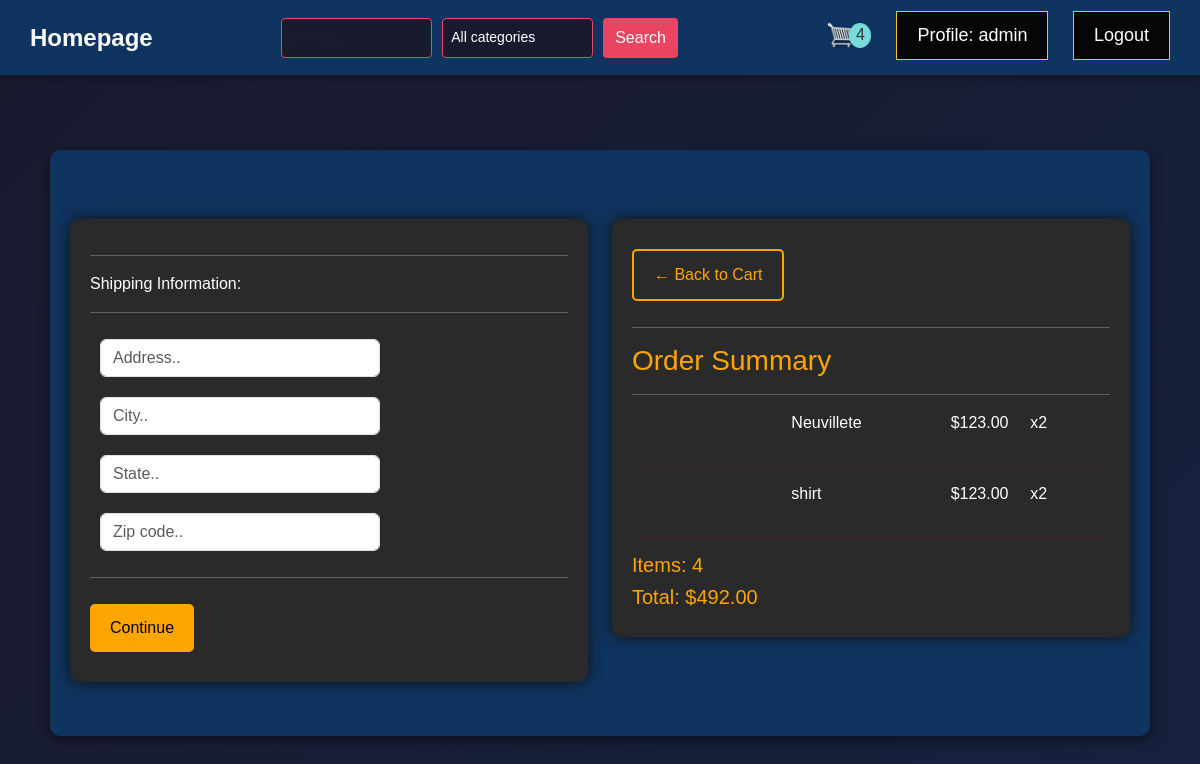
Before: /checkout/ (signed in) with the older database file.
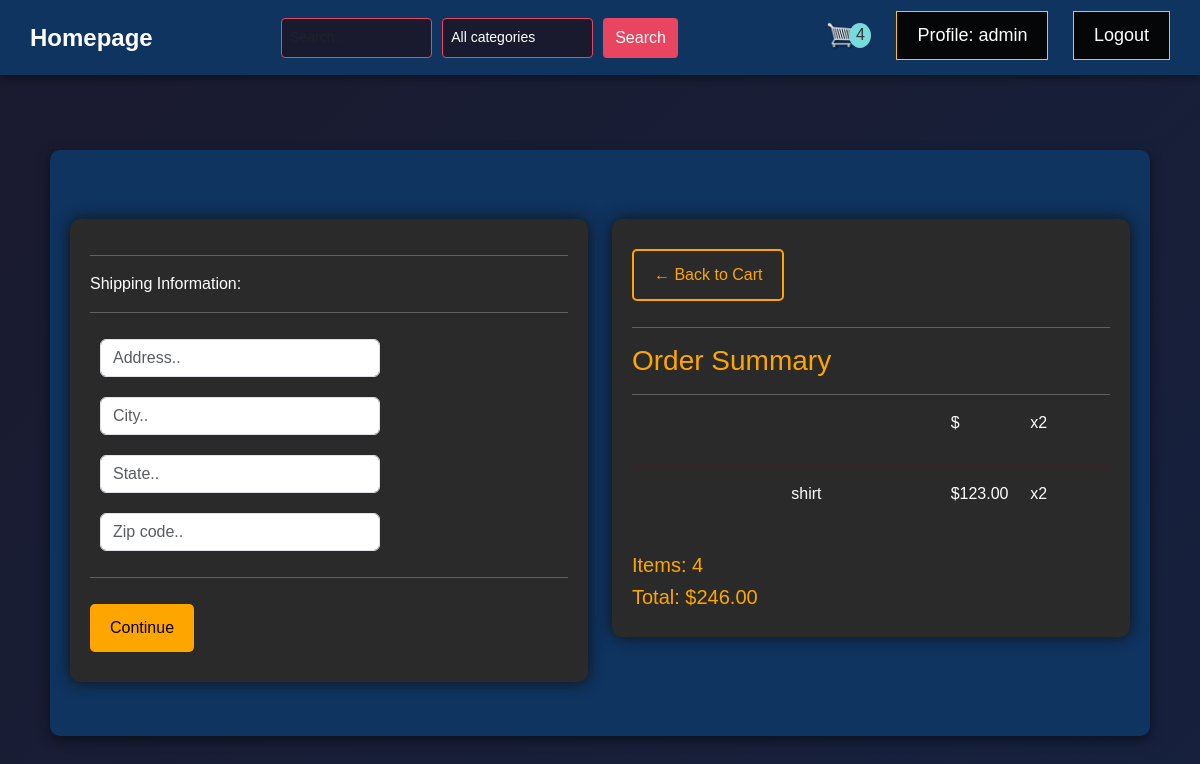
After: the same page with the newer database file.
### store/models.py (models this page shows, shortened)
class OrderItem(models.Model):
	product = models.ForeignKey(Product, on_delete=models.SET_NULL, null=True, default=None)
	order = models.ForeignKey(Order, on_delete=models.SET_NULL, null=True)
	quantity = models.IntegerField(default=0, null=True, blank=True)
	date_added = models.DateTimeField(auto_now_add=True)
	@property
	def get_total(self):
		if self.product is not None:
			total = self.product.price * self.quantity
			return total
		else:
			return 0

class Product(models.Model):
	name = models.CharField(max_length=200)
	price = models.DecimalField(max_digits=10, decimal_places=2)
	image = models.ImageField(upload_to='products/')
	digital = models.BooleanField(default=False)
	category = models.ForeignKey(Category, on_delete=models.CASCADE)
	user = models.ForeignKey(User, on_delete=models.SET_NULL, null=True, related_name='products')
	description = models.CharField(max_length=2000, null=True, default="")

class Order(models.Model):
	customer = models.ForeignKey(Customer, on_delete=models.SET_NULL, null=True, blank=True)
	date_ordered = models.DateTimeField(auto_now_add=True)
	complete = models.BooleanField(default=False)
	transaction_id = models.CharField(max_length=100, null=True)
	digital = models.BooleanField(default=False)
	shipping = models.BooleanField(default=False)
	name = models.CharField(max_length=200, null=True)
	@property
	def shipping(self):
		shipping = False
		orderitems = self.orderitem_set.all()
		for i in orderitems:
			if i.product is not None and not i.product.digital:
				shipping = True
		return shipping
	@property
	def get_cart_total(self):
		orderitems = self.orderitem_set.all()
		total = sum([item.get_total for item in orderitems])
		return total
	@property
	def get_cart_items(self):
		orderitems = self.orderitem_set.all()
		total = sum([item.quantity for item in orderitems])
		return total

### store/views.py (the view)
# urls.py: path('checkout/', views.checkout, name="checkout"),
@login_required
def checkout(request):
    data = cartData(request)
    cartItems = data['cartItems']
    order = data['order']
    items = data['items']
    context = {'items': items, 'order': order, 'cartItems': cartItems}
    return render(request, 'store/checkout.html', context)

### store/utils.py (called while the page is built)
def cartData(request):
    cartItems = 0
    order = {'get_cart_total': 0, 'get_cart_items': 0}
    items = []
    try:
        if request.user.is_authenticated:
            customer = request.user.customer
            order = Order.objects.get(customer=customer, complete=False)
            items = order.orderitem_set.all()
            cartItems = order.get_cart_items
        else:
            cart = json.loads(request.COOKIES.get('cart', '{}'))
            for i in cart:
                cartItems += cart[i]['quantity']
    except Exception as e:
        print(f"Error in cartData: {e}")
    return {'cartItems': cartItems, 'order': order, 'items': items}

### store/templates/store/checkout.html (shortened to what this page needs)
{% extends 'store/boang.html' %}
{% load static %}
{% block content %}
<div class="row">
    <div class="col-lg-6">
        <div class="box-element" id="form-wrapper">
            <form id="form">
                <div id="shipping-info">
                    <hr>
                    <p>Shipping Information:</p>
                    <hr>
                    <div class="form-field">
                        <input class="form-control" type="text" name="address" placeholder="Address..">
                    </div>
                    <div class="form-field">
                        <input class="form-control" type="text" name="city" placeholder="City..">
                    </div>
                    <div class="form-field">
                        <input class="form-control" type="text" name="state" placeholder="State..">
                    </div>
                    <div class="form-field">
                        <input class="form-control" type="text" name="zipcode" placeholder="Zip code..">
                    </div>
                </div>
                <hr>
                <input id="form-button" class="btn-custom" type="submit" value="Continue">
            </form>
        </div>
        <br>
    </div>
    <div class="col-lg-6">
        <div class="box-element">
            <a class="btn-outline-custom" href="{% url 'store:cart' %}">&#x2190; Back to Cart</a>
            <hr>
            <h3 class="orange-text">Order Summary</h3>
            <hr>
            {% for item in items %}
            <div class="cart-row">
                <div style="flex:2"><img class="row-image" src="{{ item.product.imageURL }}"></div>
                <div style="flex:2">
                    <p>{{ item.product.name }}</p>
                </div>
                <div style="flex:1">
                    <p>${{ item.product.price|floatformat:2 }}</p>
                </div>
                <div style="flex:1">
                    <p>x{{ item.quantity }}</p>
                </div>
            </div>
            {% endfor %}
            <h5 class="orange-text">Items: {{ order.get_cart_items }}</h5>
            <h5 class="orange-text">Total: ${{ order.get_cart_total|floatformat:2 }}</h5>
        </div>
    </div>
</div>
{% endblock content %}

Changed rows visible on the page:
changed OrderItem (number 1 of 2 on the later page): product.name "Neuvillete" → (not shown); product.price "123.00" → (not shown)
changed through a linked row, Order: get_cart_total "492.00" → "246.00"
